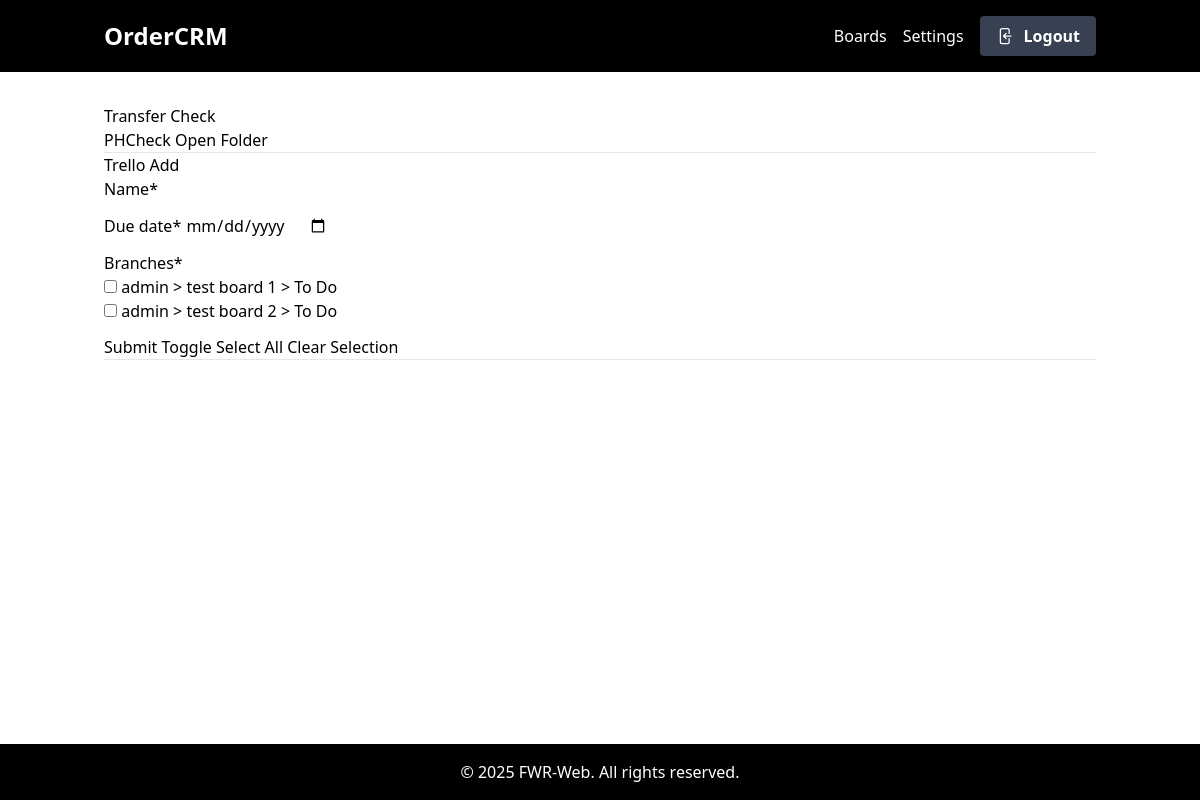
Page /boards/admin_page on the earlier database version.
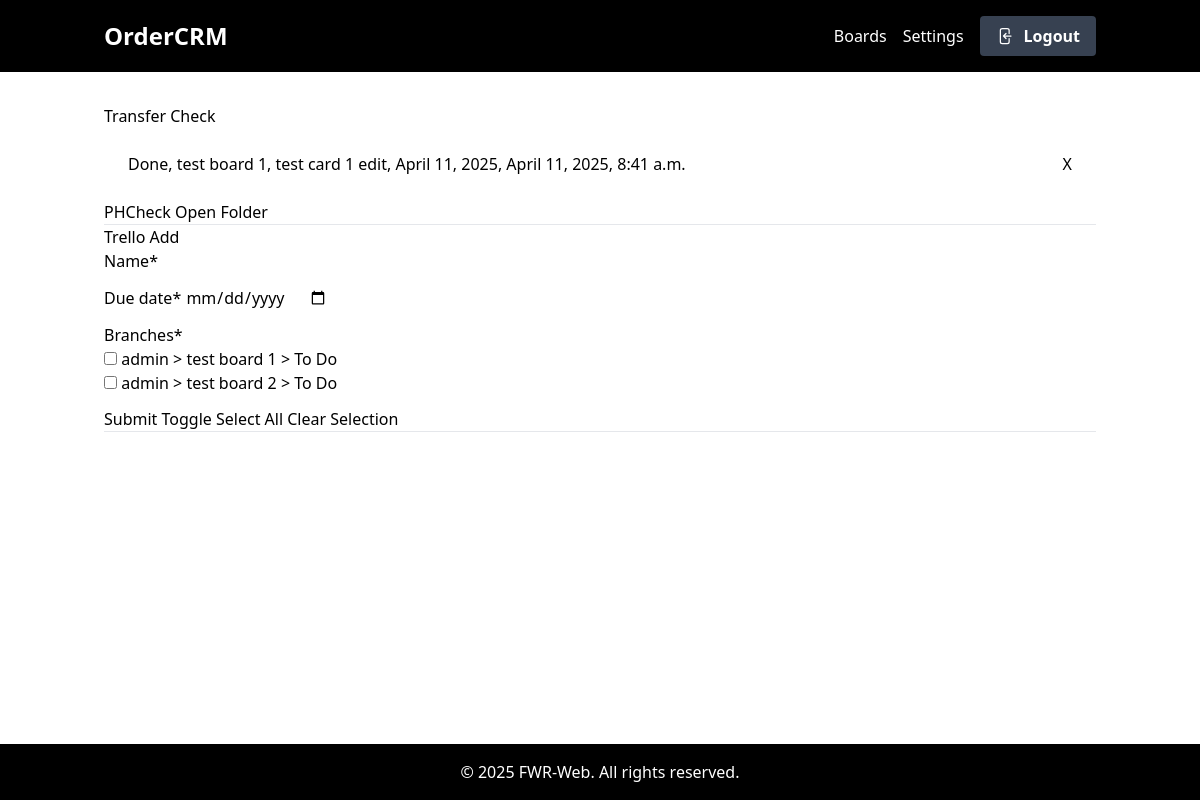
Same page on the later database version.
### boards/models.py (models this page shows, shortened)
class TimeStampedModel(models.Model):
    created = models.DateTimeField(auto_now_add=True)
    modified = models.DateTimeField(auto_now=True)
    class Meta:
        abstract = True

class Card(TimeStampedModel):
    column = models.ForeignKey(Column, on_delete=models.CASCADE, related_name="cards")
    title = models.CharField(max_length=128)
    description = models.TextField(blank=True)
    due_date = models.DateField(null=True, blank=True)
    labels = models.ManyToManyField(Label, related_name="cards", blank=True)
    order = models.IntegerField(null=True, blank=True)
    archived = models.BooleanField(default=False)
    cover = models.ImageField(null=True, blank=True)

class Column(TimeStampedModel):
    board = models.ForeignKey(Board, on_delete=models.CASCADE, related_name="columns")
    title = models.CharField(max_length=64)
    order = models.IntegerField(null=True, blank=True)
    def __str__(self):
        return f"{self.board.owner} > {self.board.title} > {self.title}"

class Board(TimeStampedModel):
    title = models.CharField(max_length=128)
    owner = models.ForeignKey(User, on_delete=models.CASCADE)
    order = models.IntegerField(null=True, blank=True)

### boards/views.py (the view, shortened to what this page needs)
# urls.py: path('admin_page', index),
def index(request):
    form = TrelloAddForm(prefix='trelloadd')
    context = {
        'form':form,
        'cards' : Card.objects.all()
    }
    return render(request, 'boards/admin_page.html', context=context)

### boards/forms.py
class TrelloAddForm(forms.Form):
    name = forms.CharField(max_length=100)
    due_date = forms.DateField(widget=DateInput())
    branches = forms.ModelMultipleChoiceField(queryset=Column.objects.all().filter(title='To Do'), widget=forms.CheckboxSelectMultiple())

### boards/templates/boards/admin_page.html (shortened to what this page needs)
{% extends "boards/base.html" %}
{% block content %}
{% load crispy_forms_tags %}
    <div class="">
        <h1>Transfer Check</h1>
        <ul id="tcheckList">
            {% for card in cards.all %}
            {% if card.column.title == 'Done' %}
            <div class="col-md-8">
                <li class="btn btn-warning btn-block text-left m-2 p-4">
                    <span>{{ card.column.title }}, {{ card.column.board.title }}, {{ card.title }}, {{ card.due_date }}, {{ card.modified }}</span>
                    <button class="btn btn-danger removeable float-right">X</button>
                </li>
            </div>
            {% endif %}
            {% endfor %}
        </ul>
        <button type="button" class="btn btn-success" id="transferCheckAjax">PHCheck</button>
        <button type="button" class="btn btn-success" id="openTransferAjax">Open Folder</button>
        <hr>
            <div class="">
            <h1>Trello Add</h1>
            <form method="post">
                {{ form|crispy }}
                <button type="submit" class="btn btn-success" name="trelloadd" onclick=startload()>Submit</button>
                <button type="button" class="btn btn-success" id="trellotoggle" onclick=trelloSelectAll()>Toggle Select All</button>
                <button type="button" class="btn btn-success" id="trellotoggle" onclick=trelloClearAll()>Clear Selection</button>
            </form>
            </div>
        <hr>
    </div>
{% endblock %}

Differences in the rows shown:
now on this page (row edited): Card: column "Done", column.board "test board 1", title "test card 1 edit", due_date "April 11, 2025", modified "April 11, 2025, 8:41 a.m."
